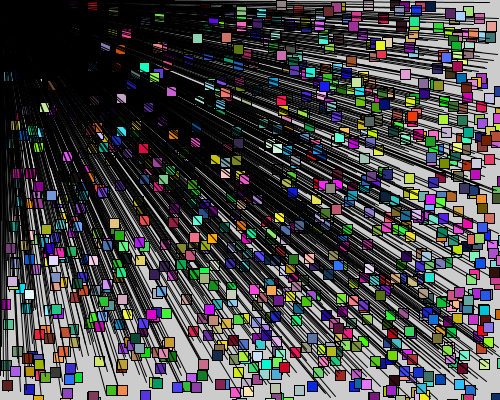
Frame 1 (no input)
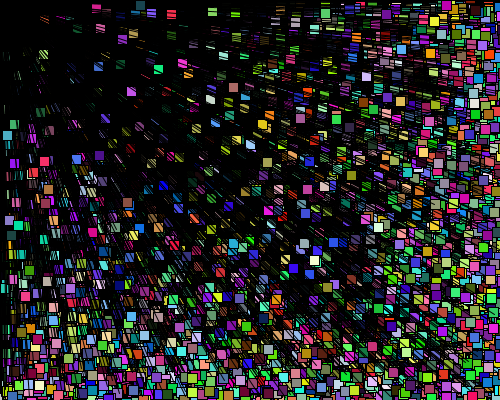
Frame 60 (the mouse pressed at the canvas centre just before this capture)
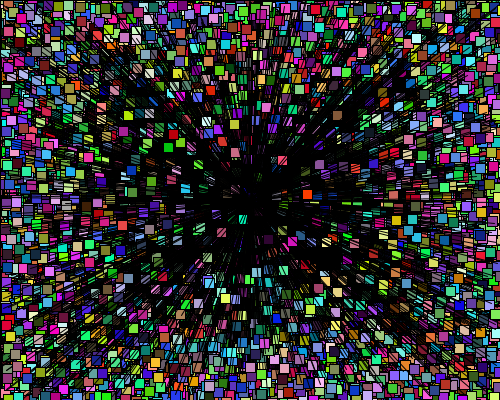
Frame 120 (the mouse held since frame 60 and released just before this capture)

The Processing sketch that drew these frames (run headless with seeded random() and noise(); from frame 60 on, the mouse is pressed at the canvas centre):

// Processing sketch: processing_38946
// ── processing_38946.pde

// danielmonje.com
//una cosilla visual bonita con pocas lineas
void setup () {
  size (500, 400);
}
//las funciones cuadrado y linea se repiten mil veces cada frame gracias al uso del for
void draw () {
  for (int sumas =0; sumas <1000; sumas++) {
    fill (random (255),random(255),random(255));
    cuadrado();
    linea (random (500),random (400));
  }
}
void cuadrado () {
  rect (random(500), random (400), 10, 10);
}
void linea (float puntox,float puntoy) {
  line (puntox,puntoy,mouseX,mouseY); 
}
